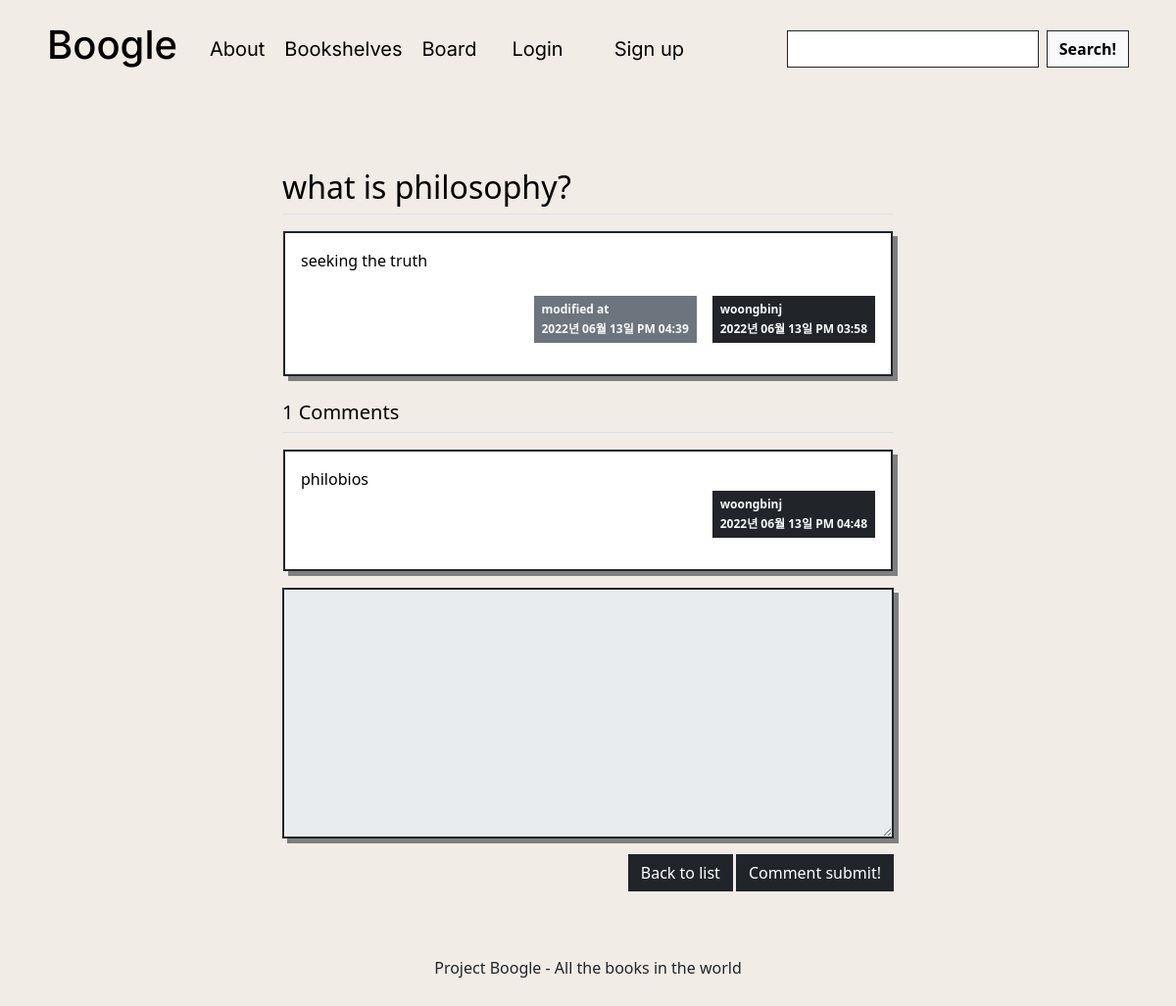
Screenshot of /question/detail/5/ with the database file from the repository.
### pybo/models.py (models this page shows)
class Question(db.Model):
    id = db.Column(db.Integer, primary_key=True)
    subject = db.Column(db.String(200), nullable=False)
    content = db.Column(db.Text(), nullable=False)
    create_date = db.Column(db.DateTime(), nullable=False)
    modify_date = db.Column(db.DateTime(), nullable=True)
    user_id = db.Column(db.Integer, db.ForeignKey('user.id', ondelete='CASCADE'), nullable=False)
    user = db.relationship('User', backref=db.backref('question_set'))

class User(db.Model):
    __tablename__ = 'user'   #테이블 이름 : user
    id = db.Column(db.Integer, primary_key = True)   #id를 프라이머리키로 설정
    username = db.Column(db.String(8), nullable = False)
    email = db.Column(db.String(32), nullable = False)
    password = db.Column(db.String(64), nullable = False)
    subjects = db.Column(db.String(64))
    authors = db.Column(db.String(8))

class Answer(db.Model):
    id = db.Column(db.Integer, primary_key=True)
    question_id = db.Column(db.Integer, db.ForeignKey('question.id', ondelete='CASCADE'))
    question = db.relationship('Question', backref=db.backref('answer_set', cascade='all, delete-orphan'))
    content = db.Column(db.Text(), nullable=False)
    create_date = db.Column(db.DateTime(), nullable=False)
    modify_date = db.Column(db.DateTime(), nullable=True)
    user_id = db.Column(db.Integer, db.ForeignKey('user.id', ondelete='CASCADE'), nullable=False)
    user = db.relationship('User', backref=db.backref('answer_set'))

### pybo/views/question_views.py (the view)
@bp.route('/detail/<int:question_id>/')
def detail(question_id):
    form = AnswerForm()
    question = Question.query.get_or_404(question_id)
    return render_template('question/question_detail.html', question=question, form=form)

### pybo/forms.py
class AnswerForm(FlaskForm):
    content = TextAreaField('내용', validators=[DataRequired('Content is a required entry.')])

### pybo/filter.py (called while the page is built)
def format_datetime(value, fmt='%Y년 %m월 %d일 %p %I:%M'):
    return value.strftime(fmt)

### pybo/views/auth_views.py (called while the page is built)
@bp.before_app_request
def load_logged_in_user():
    user_id = session.get('user_id')
    if user_id is None:
        g.user = None
    else:
        g.user = User.query.get(user_id)

### pybo/templates/question/question_detail.html (shortened to what this page needs)
{% extends 'main/base.html' %}
{% block head %}
{{ super() }}
    <link rel="stylesheet" href="{{ url_for('static', filename='css/bootstrap.min.css') }}">
    <link rel="stylesheet" href="{{ url_for('static', filename='css/question_detail.css') }}">
{% endblock %}
{% block content %}
    <div class="container my-3">
        <h2 class="border-bottom py-2">{{ question.subject }}</h2>
        <div class="card my-3">
            <div class="card-body border border-dark border-2 rounded-0" style="box-shadow: 5px 5px grey;">
                <div class="card-text" style="white-space: pre-line;">{{ question.content }}</div>
                <div class="d-flex justify-content-end">
                    {% if question.modify_date %}
                    <div class="badge bg-secondary text-light p-2 text-start mx-3 rounded-0">
                        <div class="mb-2">modified at</div>
                        <div>{{ question.modify_date|datetime }}</div>
                    </div>
                    {% endif %}
                    <div class="badge bg-dark text-light p-2 rounded-0 text-start">
                        <div class="mb-2">{{ question.user.username }}</div>
                        <div>{{ question.create_date|datetime }}</div>
                    </div>
                </div>
            </div>
        </div>
        <h5 class="border-bottom my-3 py-2">{{ question.answer_set|length }} Comments</h5>
        {% for answer in question.answer_set %}
        <div class="card my-3">
            <div class="card-body border border-dark border-2 rounded-0" style="box-shadow: 5px 5px grey;">
                <div class="card-text" style="white-space: pre-line;">{{ answer.content }}</div>
                <div class="d-flex justify-content-end">
                    <div class="badge bg-dark p-2 text-light rounded-0 text-start">
                        <div class="mb-2">{{ answer.user.username }}</div>
                        <div>{{ answer.create_date|datetime }}</div>
                    </div>
                </div>
            </div>
        </div>
        {% endfor %}
        <form action="{{ url_for('answer.create', question_id=question.id) }}" method="post" class="my-3" style="box-shadow: 5px 5px grey;">
            <div class="mb-3">
                <textarea {% if not g.user %}disabled{% endif %} name="content" id="content" class="form-control border border-dark border-2 rounded-0" rows="10"></textarea>
            </div>
            <input type="submit" value="Comment submit!" class="btn btn-dark rounded-0 font-weight-bold" style="float:right; margin-left:3px;">
            <a href="{{ url_for('question.board') }}" class="btn btn-dark rounded-0 font-weight-bold" style="float:right;">Back to list</a>
        </form>
    </div>
{% endblock %}

### pybo/static/css/base.css (style rules this page uses)
body, html { margin: 0; background: #F2ECE7 !important; color: black; font-family: 'Inter', sans-serif; min-height: 100vh; width: 100%; display: -webkit-box; display: -ms-flexbox; display: flex; -webkit-box-orient: horizontal; -webkit-box-direction: normal; -ms-flex-direction: column; flex-direction: column; -webkit-box-align: center; -ms-flex-align: center; }
* { box-sizing: border-box; }
body { min-height: 100%; }

### rows the page displays
Question: subject "what is philosophy?", content "seeking the truth", modify_date "2022년 06월 13일 PM 04:39", create_date "2022년 06월 13일 PM 03:58"
User: user.username "woongbinj"
Answer: content "philobios", user.username "woongbinj", create_date "2022년 06월 13일 PM 04:48"

### other values shown
{{ question.answer_set|length }} "1"
